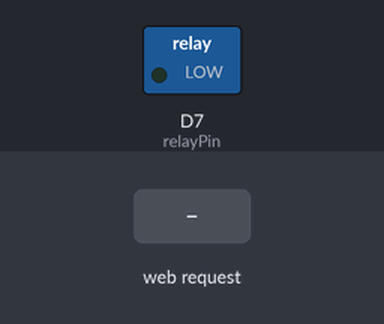
A sketch run on a simulated ESP8266 (NodeMCU). Shown: switched loads named in the sketch (green lamp = pin HIGH). Inputs (shaded band) come from the test bench. WiFi joins after 1.5 s; servers stay silent unless stated; what the sketch prints to the serial monitor is not drawn.

Above: at 2.7 s.
2.8 s: HTTP request GET /OPEN_MACHINE received
At 3.9 s:
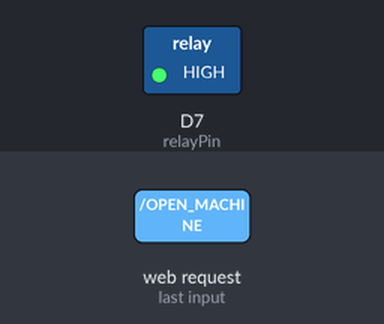
4.3 s: HTTP request GET /CLOSE_MACHINE received
At 5.0 s:
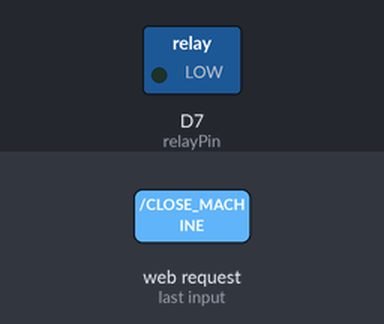
Timing chart, 0 to 7.3 s (numbered marks = the images above; inputs shaded):
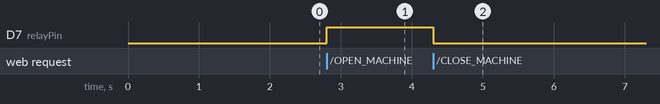

Measured:
- after the input at 2.8 s, D7 (relayPin): LOW → HIGH at once
- after the input at 4.3 s, D7 (relayPin): HIGH → LOW at once

The sketch:

module_settings.ino
```cpp
//module_settings.ino
#include "ESP_MICRO.h" //Include the micro library

const int relayPin = D7;

void setup(){
  Serial.begin(9600); // Starting serial port for seeing details
  start("CrazyWifi","Qu5BTVpz");  // EnAIt will connect to your wifi with given details
  pinMode(relayPin, OUTPUT);
}
void loop(){
  waitUntilNewReq();

  if (getPath()=="/OPEN_MACHINE"){
    digitalWrite(relayPin, HIGH);
  }
  if (getPath()=="/CLOSE_MACHINE"){
    digitalWrite(relayPin, LOW);
  }

}
```

ESP_MICRO.h
```cpp
/* ESP8266 TO PY: THE MICRO LIBRARY
 * Written by Junicchi
 * https://github.com/Kebablord

 * MAP
 - start(ssid,password)---> Connects to wifi with given username and password
 - waitUntilNewReq() -----> Waits until a new python request come, checks for requests regularly
 - returnThisInt(data) ---> sends your Integer data to localhost (python)
 - returnThisStr(data) ---> sends your String data to localhost (python)
 - getPath() -------------> gets the request path as string, ex: https://192.113.133/ledON -> "ledON"
*/

#include <ESP8266WiFi.h>
#include <ESP8266mDNS.h>
#include <WiFiClient.h>

// PORT
WiFiServer server(80);
WiFiClient client;
String rule;

void start(String ssid, String pass){
  WiFi.mode(WIFI_STA);
  WiFi.begin(ssid.c_str(),pass.c_str());

  Serial.println("");
// Wait for connection
  while (WiFi.status() != WL_CONNECTED) {
    delay(500);
    Serial.print(".");
  }
  Serial.println("");
  Serial.print("Connected to ");
  Serial.println(ssid);
  Serial.print("IP address: ");
  Serial.println(WiFi.localIP());
// Setting up mDNS responder
  if (!MDNS.begin("esp8266")) {
    Serial.println("Error setting up MDNS responder!");
    while (1) {
      delay(1000);
    }
  }
  Serial.println("mDNS responder started");
// Start TCP (HTTP) server
  server.begin();
  Serial.println("TCP server started");
// Add service to MDNS-SD
  MDNS.addService("http", "tcp", 80);
}

bool isReqCame = false;

void CheckNewReq(){
  client = server.available();
  if (!client) {
    return;
  }
  Serial.println("");
  Serial.println("NEW REQUEST");
// Waiting client to connect
  while (client.connected() && !client.available()) {
    delay(1);
  }
// Read the first line of HTTP request
  String req = client.readStringUntil('\r');
  int addr_start = req.indexOf(' ');
  int addr_end = req.indexOf(' ', addr_start + 1);
  if (addr_start == -1 || addr_end == -1) {
    Serial.print("Invalid request: ");
    Serial.println(req);
    return;
  }
  req = req.substring(addr_start + 1, addr_end);
  Serial.print("Requested Path: ");
  Serial.println(req);

  rule = req;
  isReqCame = true;
  client.flush();
}
void waitUntilNewReq(){
  do {CheckNewReq();} while (!isReqCame);
  isReqCame = false;
}

void returnThisStr(String final_data){
  String s;
  //HTTP Protocol code.
  s = "HTTP/1.1 200 OK\r\nContent-Type: text/html\r\n\r\n";
  s += final_data; //Our final raw data to return
  client.print(s);
  Serial.println("Returned to client.");
}
void returnThisInt(int final_data){
  returnThisStr(String(final_data));
}

String getPath(){
  return rule;
}
```
